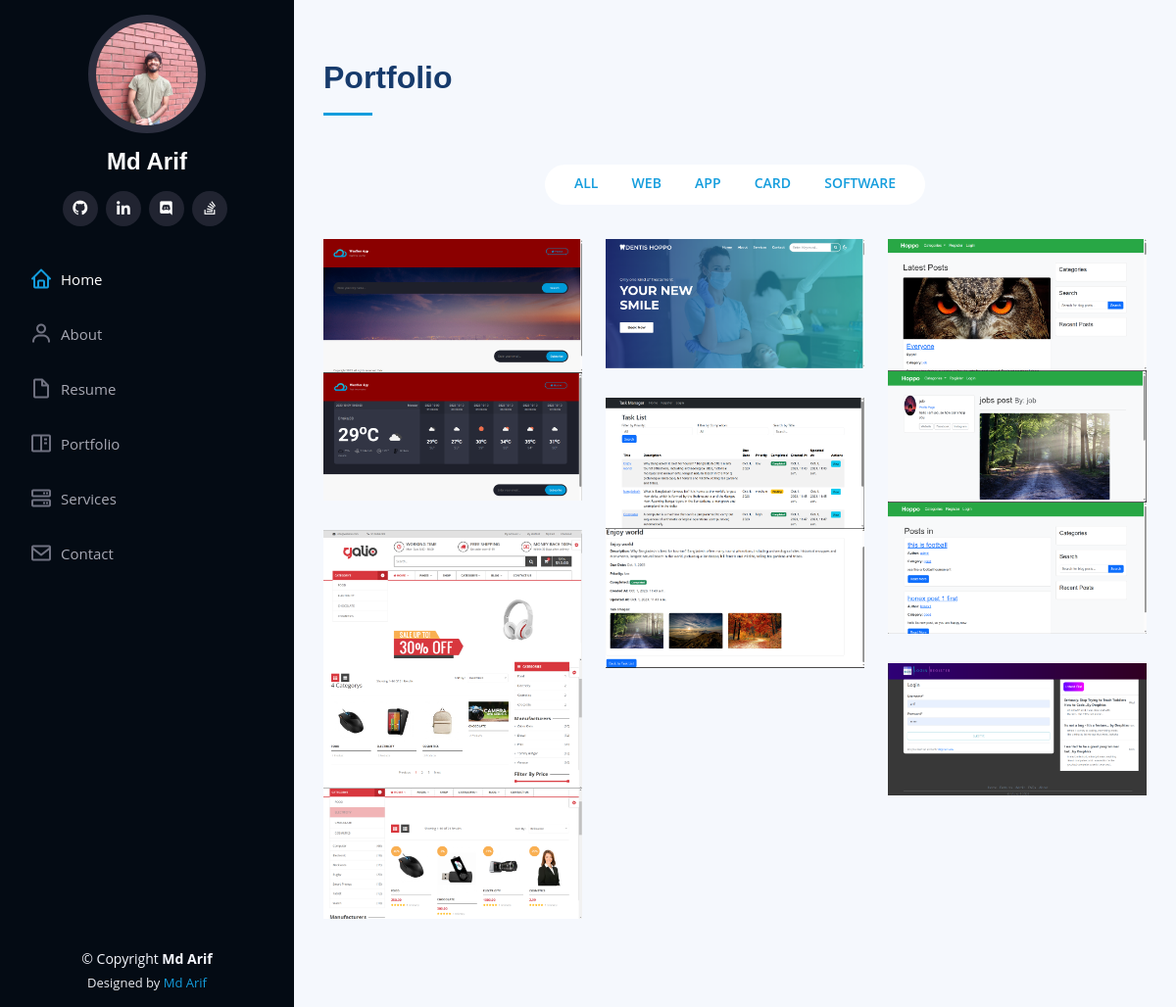
The page /portfolio/ on the database its author committed.
### calc/models.py (models this page shows, shortened)
class Profile(models.Model):
    full_name = models.CharField(max_length=100)
    image = models.ImageField(upload_to='profile_images/')
    twitter_url = models.URLField(blank=True)
    instagram_url = models.URLField(blank=True)
    github_url = models.URLField(blank=True)
    linkedin_url = models.URLField(blank=True)
    discord_url = models.URLField(blank=True)
    stack_overflow_url = models.URLField(blank=True)

class PortfolioImage(models.Model):
    portfolio_item = models.ForeignKey(PortfolioItem, on_delete=models.CASCADE, related_name='images')
    image = models.ImageField(upload_to='portfolio_images/')

class PortfolioItem(models.Model):
    title = models.CharField(max_length=100)
    category = models.CharField(max_length=10, default='Web')
    description = models.TextField()
    client = models.CharField(max_length=100, blank=True, null=True)
    project_date = models.DateField(blank=True, null=True)
    project_url = models.URLField(blank=True, null=True)

### calc/views.py (the view)
# urls.py: path('portfolio/', views.portfolio, name="portfolio"),
def portfolio(request):
    profile_data = Profile.objects.first()
    categories = ["Web", "App", "Card", "Software"]
    selected_category = request.GET.get("category", "All")
    if selected_category == "All":
        portfolio_items = PortfolioItem.objects.all()
    else:
        portfolio_items = PortfolioItem.objects.filter(category__iexact=selected_category)
    context = {
        'portfolio_items': portfolio_items,
        'categories': categories,
        'selected_category': selected_category,
        'profile_data': profile_data,
    }
    return render(request, 'portfolio.html', context)

### calc/templates/portfolio.html (shortened to what this page needs)
{% extends "base.html" %}
{% block content %}
<main id="main">
    <section id="portfolio" class="portfolio section-bg">
        <div class="container">
            <div class="section-title">
                <h2>Portfolio</h2>
            </div>
            <div class="row" data-aos="fade-up">
                <div class="col-lg-12 d-flex justify-content-center">
                    <ul id="portfolio-flters">
                        <li data-filter="*" class="{% if selected_category == 'All' %}filter-active{% endif %}">
                            <a href="?category=All">All</a>
                        </li>
                        {% for category in categories %}
                            <li data-filter=".filter-{{ category|lower }}" class="{% if category == selected_category %}filter-active{% endif %}">
                                <a href="?category={{ category|lower }}">{{ category }}</a>
                            </li>
                        {% endfor %}
                    </ul>
                </div>
            </div>
            <div class="row portfolio-container" data-aos="fade-up" data-aos-delay="100">
                {% for item in portfolio_items %}
                <div class="col-lg-4 col-md-6 portfolio-item filter-{{ item.category|lower }}">
                    <div class="portfolio-wrap">
                        {% for image in item.images.all %}
                            <img src="{{ image.image.url }}" class="img-fluid" alt="{{ item.title }}">
                        {% endfor %}
                    </div>
                </div>
                {% endfor %}
            </div>
        </div>
    </section>
</main>
{% endblock %}

### calc/templates/base.html (shortened to what this page needs)
{% load static  %}
<!DOCTYPE html>
<html lang="en">
<head>
  <link href="{% static 'assets/vendor/aos/aos.css' %}" rel="stylesheet">
  <link href="{% static 'assets/vendor/bootstrap/css/bootstrap.min.css' %}" rel="stylesheet">
  <link href="{% static 'assets/vendor/bootstrap-icons/bootstrap-icons.css' %}" rel="stylesheet">
  <link href="{% static 'assets/vendor/boxicons/css/boxicons.min.css' %}" rel="stylesheet">
  <link href="{% static 'assets/vendor/glightbox/css/glightbox.min.css' %}" rel="stylesheet">
  <link href="{% static 'assets/vendor/swiper/swiper-bundle.min.css' %}" rel="stylesheet">
  <link href="{% static 'assets/css/style.css' %}" rel="stylesheet">
</head>
<body>
  <header id="header">
    <div class="d-flex flex-column">
      <div class="profile">
        <img src="{{ profile_data.image.url }}" alt="{{ profile_data.full_name }}" class="img-fluid rounded-circle">
        <h1 class="text-light"><a href="index.html">{{ profile_data.full_name }}</a></h1>
        <div class="social-links mt-3 text-center">
            {% if profile_data.github_url %}
                <a href="{{ profile_data.github_url }}" class="github"><i class="bx bxl-github"></i></a>
            {% endif %}
            {% if profile_data.linkedin_url %}
                <a href="{{ profile_data.linkedin_url }}" class="linkedin"><i class="bx bxl-linkedin"></i></a>
            {% endif %}
            {% if profile_data.discord_url %}
                <a href="{{ profile_data.discord_url }}" class="discord"><i class="bx bxl-discord"></i></a>
            {% endif %}
            {% if profile_data.stack_overflow_url %}
                <a href="{{ profile_data.stack_overflow_url }}" class="stackoverflow"><i class="bx bxl-stack-overflow"></i></a>
            {% endif %}
        </div>
    </div>
      <nav id="navbar" class="nav-menu navbar">
        <ul>
          <li><a href="{% url 'home' %}" class="nav-link scrollto active"><i class="bx bx-home"></i> <span>Home</span></a></li>
          <li><a href="{% url 'about' %}" class="nav-link scrollto"><i class="bx bx-user"></i> <span>About</span></a></li>
          <li><a href="{% url 'resume' %}" class="nav-link scrollto"><i class="bx bx-file-blank"></i> <span>Resume</span></a></li>
          <li><a href="{% url 'portfolio' %}" class="nav-link scrollto"><i class="bx bx-book-content"></i> <span>Portfolio</span></a></li>
          <li><a href="{% url 'service' %}" class="nav-link scrollto"><i class="bx bx-server"></i> <span>Services</span></a></li>
          <li><a href="{% url 'contact' %}" class="nav-link scrollto"><i class="bx bx-envelope"></i> <span>Contact</span></a></li>
        </ul>
      </nav>
    </div>
  </header>
 {% block content %}
{% endblock %}
<footer id="footer">
  <div class="container">
    <div class="copyright">
      &copy; Copyright <strong><span>Md Arif</span></strong>
    </div>
    <div class="credits">
      Designed by <a href="#">Md Arif</a>
    </div>
  </div>
</footer>
</body>
</html>

### static/assets/css/style.css (style rules this page uses)
body { font-family: "Open Sans", sans-serif; color: #272829; }
a { color: #149ddd; text-decoration: none; }
h1, h2, h3, h4, h5, h6 { font-family: "Raleway", sans-serif; }
#header { position: fixed; top: 0; left: 0; bottom: 0; width: 300px; transition: all ease-in-out 0.5s; z-index: 9997; transition: all 0.5s; padding: 0 15px; background: #040b14; overflow-y: auto; }
#header .profile img { margin: 15px auto; display: block; width: 120px; border: 8px solid #2c2f3f; }
#header .profile h1 { font-size: 24px; margin: 0; padding: 0; font-weight: 600; -moz-text-align-last: center; text-align-last: center; font-family: "Poppins", sans-serif; }
#header .profile h1 a, #header .profile h1 a:hover { color: #fff; text-decoration: none; }
#header .profile .social-links a { font-size: 18px; display: inline-block; background: #212431; color: #fff; line-height: 1; padding: 8px 0; margin-right: 4px; border-radius: 50%; text-align: center; width: 36px; height: 36px; transition: 0.3s; }
#main { margin-left: 300px; }
.container, .container-fluid { padding-left: 30px; padding-right: 30px; }
.nav-menu { padding: 30px 0 0 0; }
.nav-menu * { margin: 0; padding: 0; list-style: none; }
.nav-menu>ul>li { position: relative; white-space: nowrap; }
.nav-menu a, .nav-menu a:focus { display: flex; align-items: center; color: #a8a9b4; padding: 12px 15px; margin-bottom: 8px; transition: 0.3s; font-size: 15px; }
.nav-menu a i, .nav-menu a:focus i { font-size: 24px; padding-right: 8px; color: #6f7180; }
.nav-menu a:hover, .nav-menu .active, .nav-menu .active:focus, .nav-menu li:hover>a { text-decoration: none; color: #fff; }
.nav-menu a:hover i, .nav-menu .active i, .nav-menu .active:focus i, .nav-menu li:hover>a i { color: #149ddd; }
section { padding: 60px 0; overflow: hidden; }
.section-bg { background: #f5f8fd; }
.section-title { padding-bottom: 30px; }
.section-title h2 { font-size: 32px; font-weight: bold; margin-bottom: 20px; padding-bottom: 20px; position: relative; color: #173b6c; }
.section-title h2::after { content: ""; position: absolute; display: block; width: 50px; height: 3px; background: #149ddd; bottom: 0; left: 0; }
.portfolio .portfolio-item { margin-bottom: 30px; }
.portfolio #portfolio-flters { padding: 0; margin: 0 auto 35px auto; list-style: none; text-align: center; background: #fff; border-radius: 50px; padding: 2px 15px; }
.portfolio #portfolio-flters li { cursor: pointer; display: inline-block; padding: 10px 15px 8px 15px; font-size: 14px; font-weight: 600; line-height: 1; text-transform: uppercase; color: #272829; margin-bottom: 5px; transition: all 0.3s ease-in-out; }
.portfolio #portfolio-flters li:hover, .portfolio #portfolio-flters li.filter-active { color: #149ddd; }
.portfolio #portfolio-flters li:last-child { margin-right: 0; }
.portfolio .portfolio-wrap { transition: 0.3s; position: relative; overflow: hidden; z-index: 1; }
.portfolio .portfolio-wrap::before { content: ""; background: rgba(255, 255, 255, 0.5); position: absolute; left: 0; right: 0; top: 0; bottom: 0; transition: all ease-in-out 0.3s; z-index: 2; opacity: 0; }
#footer { padding: 15px; color: #f4f6fd; font-size: 14px; position: fixed; left: 0; bottom: 0; width: 300px; z-index: 9999; background: #040b14; }
#footer .copyright { text-align: center; }
#footer .credits { padding-top: 5px; text-align: center; font-size: 13px; color: #eaebf0; }

### rows shown on the page
Profile: image (picture), full_name "Md Arif"
PortfolioImage: image (picture)
PortfolioImage: image (picture)
PortfolioImage: image (picture)
PortfolioImage: image (picture)
PortfolioImage: image (picture)
PortfolioImage: image (picture)
PortfolioImage: image (picture)
PortfolioImage: image (picture)
PortfolioImage: image (picture)
PortfolioImage: image (picture)
PortfolioImage: image (picture)
PortfolioImage: image (picture)

### other values the page prints
{{ category }} "WEB" "APP" "CARD" "SOFTWARE"
